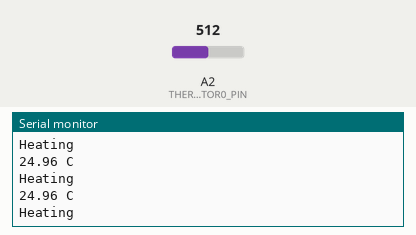
This sketch was run on a simulated Arduino Uno, built with avr-gcc and run on an emulated ATmega328P. On the bench: the last lines printed to the serial monitor. The test bench sets the inputs (shaded band); at power-on: A2 (THERMISTOR0_PIN) = 512.

Above: at 2.2 s.
2.3 s: A2 (THERMISTOR0_PIN) set to 489
At 3.2 s:
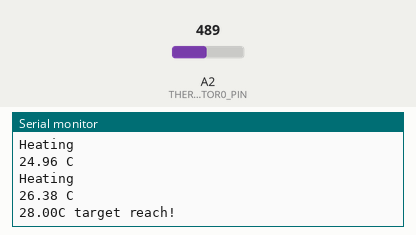
4.8 s: A2 (THERMISTOR0_PIN) set to 469
At 4.86 s:
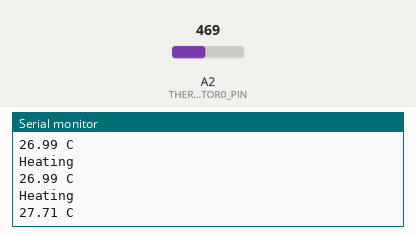
6.3 s: A2 (THERMISTOR0_PIN) set to 426
At 7.3 s:
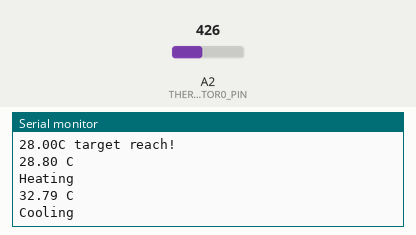
Timing chart, 0 to 9.3 s (numbered marks = the images above; inputs shaded):
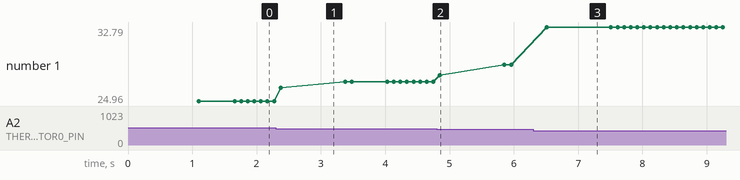

Measured:
- the behaviour switches between 477 and 476 on A2 (THERMISTOR0_PIN) (found by bisection; images 1 and 2)
- the behaviour switches between 435 and 434 on A2 (THERMISTOR0_PIN) (found by bisection; images 2 and 3)
- after the input at 2.3 s, the serial monitor: prints a new line after 0.07 s (image 1)
- after the input at 4.8 s, the serial monitor: prints a new line after 0.05 s (image 2)
- after the input at 6.3 s, the serial monitor: prints a new line after 0.21 s (image 3)
- plotted number 1: 24.96 → 26.99 after the input at 2.3 s, 26.99 → 28.8 after the input at 4.8 s, 28.8 → 32.79 after the input at 6.3 s

The sketch:

PanoController_ino.ino
```cpp
#include <Thermistor.h>
#include <RCSwitch.h>
#include <PID_v1.h>
// Add PID autotune later: https://playground.arduino.cc/Code/PIDAutotuneLibrary/

#define THERMISTOR0_PIN A2

RCSwitch mySwitch = RCSwitch();

Thermistor temp1 = Thermistor(THERMISTOR0_PIN, 10000, 25, 3950, 10000);

double Setpoint = 28.0, Input, Output;

// Defaults taken from https://github.com/Brewzone/TFTBREW/blob/master/TFT_BREW.ino
double Kp = 1224.0, Ki = 2524.5, Kd = 1198.5;

PID controlPID(&Input, &Output, &Setpoint, Kp, Ki, Kd, DIRECT);

int WindowSize = 5000;
unsigned long windowStartTime;

bool heating = false;
bool cooling = false;

void setup(void) {
  Serial.begin(9600);
  analogReference(EXTERNAL);

  mySwitch.enableTransmit(8);
  mySwitch.switchOff(1, 1);
  mySwitch.switchOff(1, 2);

  windowStartTime = millis();

  Input = temp1.read(10);

  controlPID.SetOutputLimits(0, WindowSize);
  controlPID.SetMode(AUTOMATIC);
}

void loop(void) {
  Input = temp1.read(10);

  // Start cooler only if 1 degree over target. Tune this!
  if (Input > Setpoint + 4) {
    controlPID.SetControllerDirection(REVERSE);
  } else {
    controlPID.SetControllerDirection(DIRECT);
  }

  controlPID.Compute();

  unsigned long now = millis();
  while (now - windowStartTime > WindowSize)
  {
    windowStartTime += WindowSize;
  }

  Serial.print(Input);
  Serial.print(" C");
  Serial.println();

  if (Output > now - windowStartTime) {
    if (controlPID.GetDirection() == REVERSE) {
      Serial.println("Cooling");
      if (heating) {
        mySwitch.switchOff(1, 1);
        heating = false;
      }
      if (!cooling) {
        mySwitch.switchOn(1, 2);
        cooling = true;
      }
    } else {
      Serial.println("Heating");
      if (cooling) {
        mySwitch.switchOff(1, 2);
        cooling = false;
      }
      if (!heating) {
        mySwitch.switchOn(1, 1);
        heating = true;
      }

    }
  } else {
    Serial.print(Setpoint);
    Serial.print("C target reach!");
    Serial.println();
    if (heating || cooling) {
      mySwitch.switchOff(1, 1);
      mySwitch.switchOff(1, 2);
      heating = false;
      cooling = false;
    }
  }

}
```
